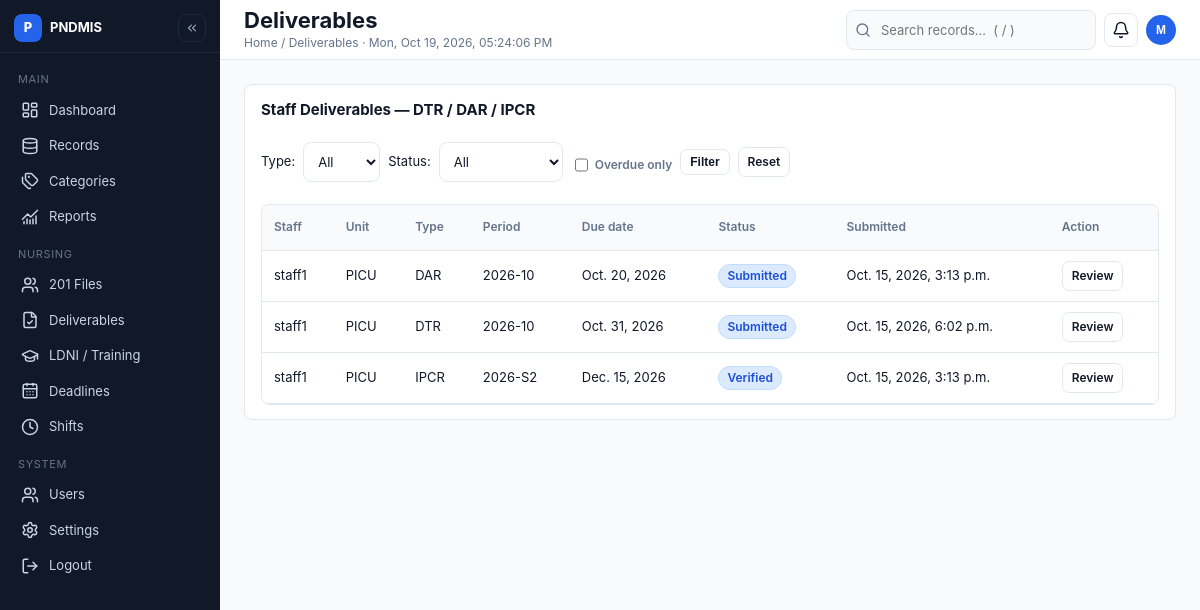
The page /deliverables/ (signed in) on the database its author committed.
### core/models.py (models this page shows)
class Deliverable(models.Model):
 TYPES=[('DTR','DTR'),('DAR','DAR'),('IPCR','IPCR'),('OTHER','Other')]
 STATUSES=[('pending','Pending'),('submitted','Submitted'),('review','Under review'),('returned','Returned for correction'),('verified','Verified'),('approved','Approved')]
 staff=models.ForeignKey(StaffRecord,on_delete=models.PROTECT,related_name='deliverables')
 type=models.CharField(max_length=8,choices=TYPES)
 period=models.CharField(max_length=60)
 due_date=models.DateField()
 status=models.CharField(max_length=12,choices=STATUSES,default='pending')
 submitted_at=models.DateTimeField(null=True,blank=True)
 reviewed_at=models.DateTimeField(null=True,blank=True)
 reviewer=models.ForeignKey(settings.AUTH_USER_MODEL,on_delete=models.PROTECT,null=True,blank=True,related_name='reviewed_deliverables')
 remarks=models.TextField(blank=True)
 document_reference=models.CharField(max_length=250,blank=True,help_text='Opaque ID in approved private document store; never a public URL')
 class Meta: constraints=[models.UniqueConstraint(fields=['staff','type','period'],name='unique_staff_requirement_period')]

class StaffRecord(models.Model):
 user=models.OneToOneField(settings.AUTH_USER_MODEL,on_delete=models.PROTECT,related_name='staff_record')
 unit=models.ForeignKey(Unit,on_delete=models.PROTECT)
 position=models.CharField(max_length=100,blank=True)
 birthday=models.DateField(null=True,blank=True)
 contact_number=models.CharField(max_length=40,blank=True)
 address=models.TextField(blank=True)
 prc_number=models.CharField(max_length=80,blank=True)
 prc_expiry=models.DateField(null=True,blank=True)
 pna_membership=models.CharField(max_length=100,blank=True)
 ansap_membership=models.CharField(max_length=100,blank=True)
 active=models.BooleanField(default=True)

class Unit(models.Model):
 name=models.CharField(max_length=80,unique=True)
 def __str__(self):return self.name

### core/views.py (the view)
# urls.py: path('deliverables/',views.deliverables,name='deliverables'),
@login_required
def deliverables(request):
    p = profile(request.user)
    staff = permitted_staff(request.user)
    qs = Deliverable.objects.filter(staff__in=staff).select_related('staff__user', 'staff__unit')
    f_type = request.GET.get('type', ''); f_status = request.GET.get('status', ''); f_overdue = request.GET.get('overdue', '')
    today = timezone.localdate()
    if f_type in ['DTR', 'DAR', 'IPCR', 'OTHER']:
        qs = qs.filter(type=f_type)
    if f_status in ['pending', 'submitted', 'review', 'returned', 'verified', 'approved']:
        qs = qs.filter(status=f_status)
    if f_overdue == '1':
        qs = qs.filter(due_date__lt=today).exclude(status__in=['verified', 'approved'])
    qs = qs.order_by('due_date')
    rows = [(d, d.due_date < today and d.status not in ['verified', 'approved']) for d in qs[:200]]
    return render(request, 'core/deliverables.html', {'rows': rows, 'f_type': f_type, 'f_status': f_status, 'f_overdue': f_overdue, 'user_role': p.role, 'today': today, 'page_title': 'Deliverables', 'breadcrumb': 'Home / Deliverables'})

### core/access.py (called while the page is built)
def profile(user):
 try:return user.nursing_profile
 except Profile.DoesNotExist:raise PermissionDenied('Account has no approved nursing role')

def permitted_staff(user):
 from .models import StaffRecord
 p=profile(user)
 if p.role=='supervisor':return StaffRecord.objects.all()
 if p.role=='manager' and p.unit_id:return StaffRecord.objects.filter(unit_id=p.unit_id)
 return StaffRecord.objects.filter(user=user)

### core/templates/core/deliverables.html (shortened to what this page needs)
{% extends 'core/base.html' %}{% block content %}<div class="card"><h3>Staff Deliverables — DTR / DAR / IPCR</h3><div class="filters"><form method="get" style="display:flex;gap:8px;flex-wrap:wrap;align-items:center">Type: <select name="type" aria-label="Filter by type"><option value="">All</option></select> Status: <select name="status" aria-label="Filter by status"><option value="">All</option></select><label style="display:inline-flex;gap:4px;align-items:center"><input type="checkbox" name="overdue" value="1" > Overdue only</label> <button class="btn ghost sm">Filter</button> <a class="btn ghost sm" href="{% url 'deliverables' %}">Reset</a></form></div><div class="twrap"><table><tr><th>Staff</th><th>Unit</th><th>Type</th><th>Period</th><th>Due date</th><th>Status</th><th>Submitted</th><th>Action</th></tr>{% for d, is_overdue in rows %}<tr ><td>{{ d.staff.user.username }}</td><td>{{ d.staff.unit }}</td><td>{{ d.type }}</td><td>{{ d.period }}</td><td>{{ d.due_date }} </td><td><span class="badge b-info">{{ d.get_status_display }}</span></td><td>{{ d.submitted_at|default:"—" }}</td><td>{% if d.staff.user_id == user.id and d.status == 'pending' or d.staff.user_id == user.id and d.status == 'returned' %}<a class="btn ghost sm" href="{% url 'submit' d.pk %}">Submit</a>{% elif user_role != 'staff' %}<a class="btn ghost sm" href="{% url 'review' d.pk %}">Review</a>{% endif %}</td></tr>{% empty %}<tr><td colspan="8"><div class="empty"><h3>No requirements</h3><p>Try clearing filters.</p></div></td></tr>{% endfor %}</table></div></div>{% endblock %}

### core/templates/core/base.html (shortened to what this page needs)
{% load static %}<!doctype html><html lang="en"><head><link rel="stylesheet" href="{% static 'css/style.css' %}"><link rel="stylesheet" href="{% static 'css/dashboard.css' %}"><link rel="stylesheet" href="{% static 'css/components.css' %}"></head><body><div class="app">
<aside class="sidebar" id="sidebar" aria-label="Primary"><div class="brand"><span class="mark">P</span><span class="brand-name">PNDMIS</span><button class="iconbtn collapse-btn" onclick="toggleCollapse()" aria-label="Collapse sidebar" title="Collapse sidebar"><i data-lucide="chevrons-left"></i></button></div>
<nav class="nav">
<small>Main</small>
<a href="{% url 'dashboard' %}" class="{% if request.resolver_match.url_name == 'dashboard' %}active{% endif %}" title="Dashboard"><i data-lucide="layout-dashboard" aria-hidden="true"></i> <span>Dashboard</span></a>
<a href="{% url 'records' %}" class="{% if request.resolver_match.url_name == 'records' %}active{% endif %}" title="Records Management"><i data-lucide="database" aria-hidden="true"></i> <span>Records</span></a>
<a href="{% url 'categories' %}" class="{% if request.resolver_match.url_name == 'categories' %}active{% endif %}" title="Categories"><i data-lucide="tags" aria-hidden="true"></i> <span>Categories</span></a>
<a href="{% url 'reports' %}" class="{% if request.resolver_match.url_name == 'reports' %}active{% endif %}" title="Reports and Analytics"><i data-lucide="chart-no-axes-combined" aria-hidden="true"></i> <span>Reports</span></a>
<small>Nursing</small>
<a href="{% url 'staff' %}" title="201 Files"><i data-lucide="users" aria-hidden="true"></i> <span>201 Files</span></a>
<a href="{% url 'deliverables' %}" title="Deliverables"><i data-lucide="file-check" aria-hidden="true"></i> <span>Deliverables</span></a>
<a href="{% url 'training' %}" title="LDNI Training"><i data-lucide="graduation-cap" aria-hidden="true"></i> <span>LDNI / Training</span></a>
<a href="{% url 'tasks' %}" title="Deadlines"><i data-lucide="calendar-days" aria-hidden="true"></i> <span>Deadlines</span></a>
<a href="{% url 'shifts' %}" title="Shifts"><i data-lucide="clock" aria-hidden="true"></i> <span>Shifts</span></a>
<small>System</small>
<a href="{% url 'users' %}" title="User Management"><i data-lucide="users" aria-hidden="true"></i> <span>Users</span></a>
<a href="{% url 'settings' %}" title="Settings"><i data-lucide="settings" aria-hidden="true"></i> <span>Settings</span></a>
{% if user.is_authenticated %}<a href="#" onclick="document.getElementById('logout-f').submit();return false" title="Logout"><i data-lucide="log-out" aria-hidden="true"></i> <span>Logout</span></a>
<form id="logout-f" method="post" action="{% url 'logout' %}" style="display:none">{% csrf_token %}</form>{% endif %}
</nav></aside>
<div class="main"><div class="topbar"><div><h1>{{ page_title|default:"Dashboard" }}</h1><div class="crumbs">{{ breadcrumb|default:"Home" }} · <span id="ph-clock"></span></div></div>
<div class="search"><span class="sbox"><i data-lucide="search" aria-hidden="true"></i><input id="top-search" placeholder="Search records…  ( / )" aria-label="Search records" onkeydown="if(event.key==='Enter')submitTopSearch(this.value)"></span><span class="profile-wrap" id="notif-wrap"><button class="iconbtn" onclick="toggleMenu('notif-menu')" aria-label="Notifications" title="Notifications" aria-haspopup="true"><i data-lucide="bell"></i></button></span><span class="profile-wrap"><button class="avatar" onclick="toggleMenu('pmenu')" aria-label="Profile menu for {{ user.username }}" title="{{ user.username }}" aria-haspopup="true">{{ user.username|default:"?"|slice:":1"|upper }}</button></span></div></div>
<div class="content" id="main-content" tabindex="-1">{% block content %}{% endblock %}</div></div></div>
<script src="{% static 'js/app.js' %}"></script>{% block scripts %}{% endblock %}</body></html>

### core/static/css/style.css (style rules this page uses)
:root { --bg:#F8FAFC;--card:#FFFFFF;--ink:#111827;--muted:#64748B;--line:#E2E8F0;--side:#111827;--side2:#1F2937;--blue:#2563EB;--blue-d:#1D4ED8;--ok:#15803D;--ok-bg:#DCFCE7;--warn:#B45309;--warn-bg:#FEF3C7;--bad:#B91C1C;--bad-bg:#FEE2E2;--r:8px }
* { box-sizing:border-box }
html { -webkit-text-size-adjust:100% }
body { margin:0;font:13px/1.5 Inter,system-ui,-apple-system,"Segoe UI",Roboto,sans-serif;background:var(--bg);color:var(--ink) }
h1 { font-size:22px;margin:0;font-weight:700 }
h3 { font-size:15px;margin:0 0 8px }
small,.meta { font-size:12px;color:var(--muted) }
.app { display:flex;min-height:100vh }
.sidebar { width:220px;background:var(--side);color:#CBD5E1;display:flex;flex-direction:column;position:fixed;inset:0 auto 0 0;z-index:40;transition:transform .15s ease }
.brand { padding:14px 14px 10px;font-weight:700;font-size:13px;color:#fff;display:flex;gap:8px;align-items:center;border-bottom:1px solid #1F2937 }
.brand .mark { width:28px;height:28px;border-radius:8px;background:var(--blue);color:#fff;display:flex;align-items:center;justify-content:center;font-size:13px;font-weight:800 }
.nav { padding:8px;display:flex;flex-direction:column;gap:2px;overflow:auto }
.nav small { color:#64748B;padding:10px 10px 4px;text-transform:uppercase;font-size:11px;letter-spacing:.06em }
.nav a { color:#CBD5E1;text-decoration:none;padding:7px 10px;border-radius:8px;display:flex;gap:10px;align-items:center;font-size:13px;border-left:3px solid transparent }
.nav svg.lucide,.nav i.lucide { width:18px;height:18px;flex:none }
.main { flex:1;margin-left:220px;min-width:0 }
.topbar { background:var(--card);border-bottom:1px solid var(--line);height:60px;min-height:60px;padding:0 24px;display:flex;gap:12px;align-items:center;position:sticky;top:0;z-index:30 }
.topbar h1 { font-size:22px;line-height:1.2 }
.crumbs { color:var(--muted);font-size:12px }
.search { margin-left:auto;display:flex;gap:8px;align-items:center }
.search .sbox { display:flex;align-items:center;gap:6px;background:var(--bg);border:1px solid var(--line);border-radius:8px;padding:0 8px }
.search input { background:transparent;border:0;padding:8px 4px;min-width:200px;font-size:13px;color:var(--ink) }
.iconbtn { width:34px;height:34px;border-radius:8px;border:1px solid var(--line);background:#fff;display:inline-flex;align-items:center;justify-content:center;cursor:pointer;color:var(--ink) }
.avatar { width:30px;height:30px;border-radius:50%;background:var(--blue);color:#fff;display:flex;align-items:center;justify-content:center;font-weight:700;font-size:12px;border:0;cursor:pointer }
.content { padding:24px;max-width:1180px }
.card { background:var(--card);border:1px solid var(--line);border-radius:8px;padding:14px 16px;margin-bottom:12px;box-shadow:none }
.twrap { overflow-x:auto;border:1px solid var(--line);border-radius:8px }
table { width:100%;border-collapse:collapse;min-width:720px }
th,td { padding:10px 12px;border-bottom:1px solid var(--line);text-align:left;font-size:13px;vertical-align:middle }
th { color:var(--muted);font-weight:600;font-size:12px;background:#F8FAFC;white-space:nowrap }
tbody tr { height:46px }
.badge { display:inline-flex;align-items:center;gap:4px;padding:2px 8px;border-radius:999px;font-size:12px;font-weight:600;border:1px solid transparent;white-space:nowrap }
.b-info { background:#DBEAFE;color:#1D4ED8;border-color:#BFDBFE }
.btn { background:var(--blue);color:#fff;border:1px solid var(--blue);padding:8px 12px;border-radius:8px;cursor:pointer;font-weight:600;font-size:13px;display:inline-flex;align-items:center;gap:6px;text-decoration:none }
.btn.ghost { background:#fff;color:var(--ink);border-color:var(--line) }
.btn.sm { padding:5px 9px;font-size:12px;border-radius:7px }
label { font-size:12px;color:var(--muted);font-weight:600;display:block;margin:10px 0 4px }
input,select,textarea { height:40px;padding:8px 10px;border:1px solid var(--line);border-radius:8px;font:inherit;font-size:13px;background:#fff;max-width:100%;color:var(--ink) }
.filters { display:flex;gap:8px;flex-wrap:wrap;margin:10px 0 12px;align-items:center }
.lucide { width:18px;height:18px }
.profile-wrap { position:relative }
.collapse-btn { margin-left:auto;width:28px;height:28px;background:transparent;border-color:#1F2937;color:#94A3B8 }
a.btn,a.iconbtn { text-decoration:none }

### rows shown on the page
Deliverable: staff.user.username "staff1", staff.unit "PICU", type "DAR", period "2026-10", due_date "Oct. 20, 2026", status "Submitted", submitted_at "Oct. 15, 2026, 3:13 p.m.", shows "Review"
Deliverable: staff.user.username "staff1", staff.unit "PICU", type "DTR", period "2026-10", due_date "Oct. 31, 2026", status "Submitted", submitted_at "Oct. 15, 2026, 6:02 p.m.", shows "Review"
Deliverable: staff.user.username "staff1", staff.unit "PICU", type "IPCR", period "2026-S2", due_date "Dec. 15, 2026", status "Verified", submitted_at "Oct. 15, 2026, 3:13 p.m.", shows "Review"

### other values the page prints
{{ page_title|default:"Dashboard" }} "Deliverables"
{{ breadcrumb|default:"Home" }} "Home / Deliverables"
{{ user.username|default:"?"|slice:":1"|upper }} "M"
